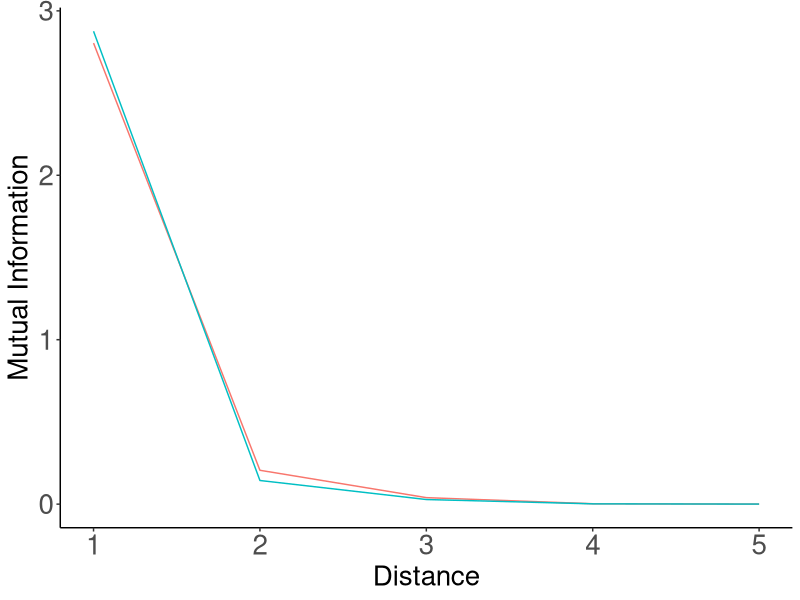
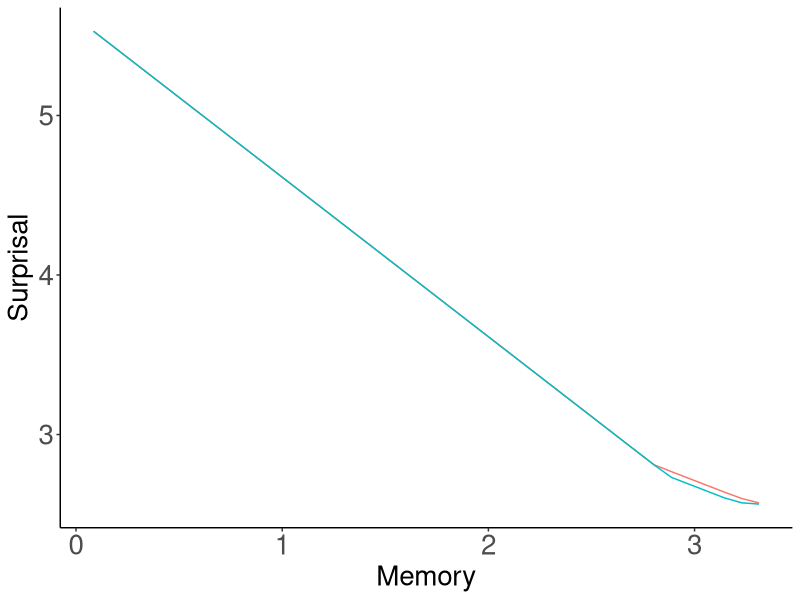
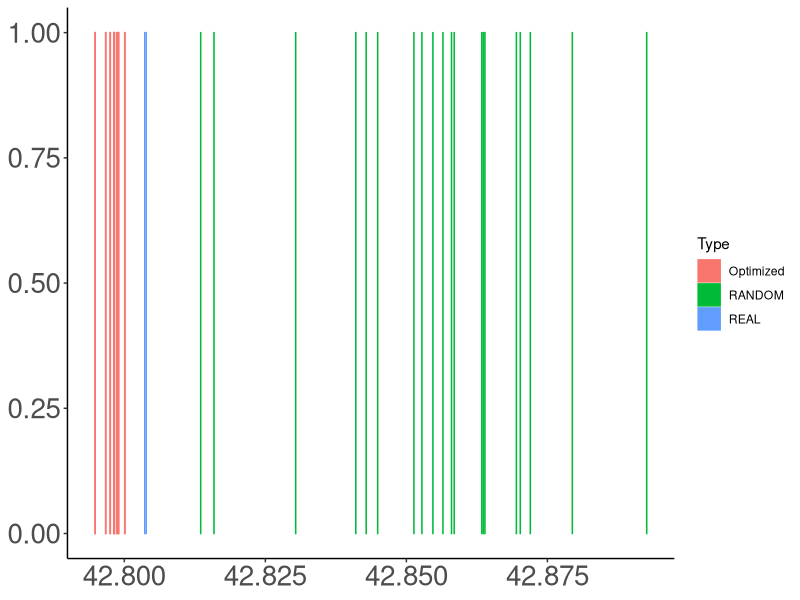
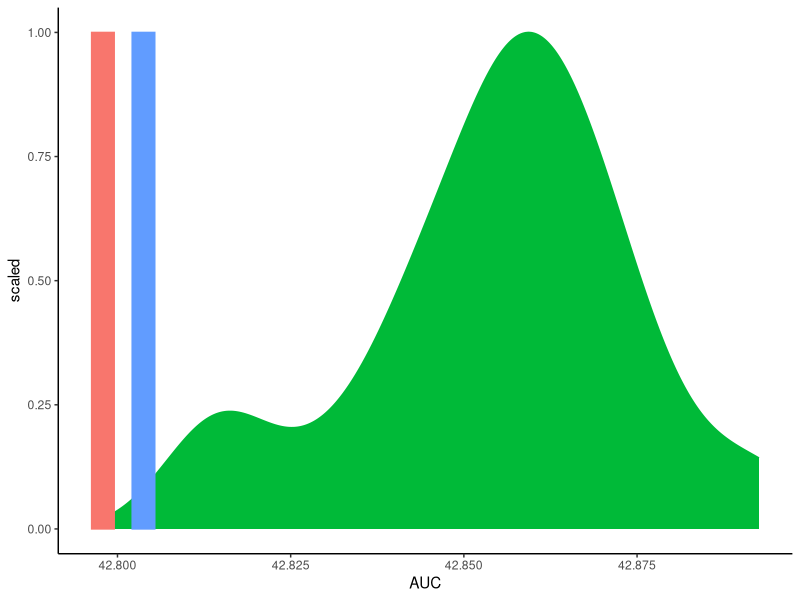

R code for these plots, in order:
library(tidyr)
library(dplyr)
library(ggplot2)

######################################

data = read.csv("results.tsv", sep="\t")


data = data %>% filter(Script == "forWords_Japanese_RandomOrder_Normalized_FullData.py")

unigramCE = mean(data$UnigramCE)

data$Type = ifelse(data$Model %in% c("REAL", "RANDOM", "REVERSE"), as.character(data$Model), "Optimized")

data_ = data %>% group_by(Distance, Type) %>% summarise(MI=median(MI))
data_ = data_ %>% filter(Distance < 5)
data_ = data_ %>% filter(Type %in% c("REAL", "RANDOM"))
plot = ggplot(data_, aes(x=1+Distance, y=MI, color=Type)) + geom_line()
plot = plot + theme_bw()
plot = plot + xlab("Distance") + ylab("Mutual Information")
plot = plot + theme(axis.title.x=element_text(size=20), axis.title.y=element_text(size=20), axis.text = element_text(size=20))
plot = plot + theme(panel.grid.major = element_blank(), panel.grid.minor = element_blank(), panel.background = element_blank(), legend.position="none")
plot = plot + theme(axis.line = element_line(colour = "black"),
            panel.grid.major = element_blank(),
                panel.grid.minor = element_blank(),
                panel.border = element_blank(),
                    panel.background = element_blank())
ggsave(plot, file=paste("figures/Japanese-suffixes-byMorphemes-it.pdf", sep=""), height=4, width=4)

data = read.csv("results_interpolated.tsv", sep="\t")


data = data %>% filter(Script == "forWords_Japanese_RandomOrder_Normalized_FullData.py")

data = data %>% group_by(Type, Memory) %>% summarise(Surprisal=unigramCE-median(MI))

data_ = data %>% filter(Type %in% c("REAL", "RANDOM"))

plot = ggplot(data_, aes(x=Memory, y=Surprisal, color=Type)) + geom_line() #size=2)
plot = plot + theme_bw()
plot = plot + theme(axis.title.x=element_text(size=20), axis.title.y=element_text(size=20), axis.text = element_text(size=20))
plot = plot + theme(panel.grid.major = element_blank(), panel.grid.minor = element_blank(), panel.background = element_blank(), legend.position="none")
plot = plot + theme(axis.line = element_line(colour = "black"),
            panel.grid.major = element_blank(),
                panel.grid.minor = element_blank(),
                panel.border = element_blank(),
                    panel.background = element_blank())
ggsave(plot, file=paste("figures/Japanese-suffixes-byMorphemes-memsurp.pdf", sep=""), height=4, width=4)


######################################

data = read.csv("results_auc.tsv", sep="\t")

data = data %>% filter(Script == "forWords_Japanese_RandomOrder_Normalized_FullData.py")


data$Type = ifelse(data$Model %in% c("REAL", "RANDOM", "REVERSE"), as.character(data$Model), "Optimized")

data_ = data %>% filter(Type %in% c("REAL", "RANDOM", "Optimized"))


plot = ggplot(data_, aes(x=AUC, y=1, color=Type, fill=Type)) + geom_bar(stat="identity") #size=2)
plot = plot + theme_bw()
plot = plot + theme(axis.title.x=element_blank(), axis.title.y=element_blank(), axis.text = element_text(size=20))
plot = plot + theme(panel.grid.major = element_blank(), panel.grid.minor = element_blank(), panel.background = element_blank()) #, legend.position="none")
plot = plot + theme(axis.line = element_line(colour = "black"),
            panel.grid.major = element_blank(),
                panel.grid.minor = element_blank(),
                panel.border = element_blank(),
                    panel.background = element_blank())
ggsave(plot, file=paste("figures/Japanese-suffixes-byMorphemes-auc.pdf", sep=""), height=4, width=4)

barWidth = (max(data$AUC) - min(data$AUC))/30

plot = ggplot(data_, aes(x=AUC, fill=Type, color=Type))
plot = plot + theme_classic()
plot = plot + theme(legend.position="none")
plot = plot + geom_density(data= data_%>%filter(Type == "RANDOM"), aes(y=..scaled..)) 
plot = plot + geom_bar(data = data_ %>% filter(!(Type %in% c("RANDOM"))) %>% group_by(Type) %>% summarise(AUC=mean(AUC)) %>% mutate(y=1),  aes(y=y, group=Type), width=barWidth, stat="identity", position = position_dodge())
ggsave(plot, file=paste("figures/Japanese-suffixes-byMorphemes-auc-hist.pdf", sep=""), height=4, width=4)



